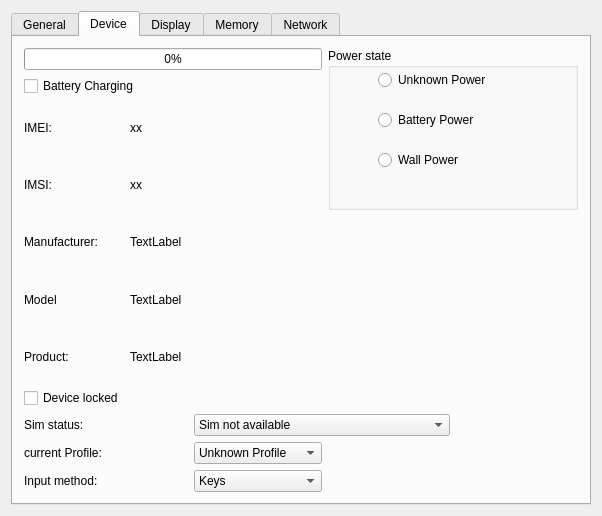
<?xml version="1.0" encoding="UTF-8"?>
<ui version="4.0">
 <class>Dialog</class>
 <widget class="QDialog" name="Dialog">
  <property name="geometry">
   <rect>
    <x>0</x>
    <y>0</y>
    <width>602</width>
    <height>516</height>
   </rect>
  </property>
  <property name="windowTitle">
   <string>Sysinfo</string>
  </property>
  <layout class="QGridLayout" name="gridLayout">
   <item row="0" column="0">
    <widget class="QTabWidget" name="tabWidget">
     <property name="currentIndex">
      <number>1</number>
     </property>
     <widget class="QWidget" name="generaltab">
      <attribute name="title">
       <string>General</string>
      </attribute>
      <layout class="QGridLayout" name="gridLayout_2">
       <item row="0" column="0" colspan="2">
        <widget class="QLabel" name="label">
         <property name="text">
          <string>Current Language:</string>
         </property>
        </widget>
       </item>
       <item row="0" column="2" colspan="2">
        <widget class="QLineEdit" name="curLanguageLineEdit"/>
       </item>
       <item row="1" column="0" colspan="2">
        <widget class="QLabel" name="label_2">
         <property name="text">
          <string>Available Languages:</string>
         </property>
        </widget>
       </item>
       <item row="1" column="2" colspan="2">
        <widget class="QComboBox" name="languagesComboBox"/>
       </item>
       <item row="2" column="0">
        <widget class="QLabel" name="label_3">
         <property name="text">
          <string>Version</string>
         </property>
        </widget>
       </item>
       <item row="2" column="1" colspan="2">
        <widget class="QComboBox" name="versionComboBox">
         <item>
          <property name="text">
           <string>Os</string>
          </property>
         </item>
         <item>
          <property name="text">
           <string>QtCore</string>
          </property>
         </item>
         <item>
          <property name="text">
           <string>WrtCore</string>
          </property>
         </item>
         <item>
          <property name="text">
           <string>Webkit</string>
          </property>
         </item>
         <item>
          <property name="text">
           <string>ServiceFramework</string>
          </property>
         </item>
         <item>
          <property name="text">
           <string>WrtExtensions</string>
          </property>
         </item>
         <item>
          <property name="text">
           <string>Service Provider</string>
          </property>
         </item>
         <item>
          <property name="text">
           <string>Netscape Plugin</string>
          </property>
         </item>
         <item>
          <property name="text">
           <string>Webapp</string>
          </property>
         </item>
         <item>
          <property name="text">
           <string>Firmware</string>
          </property>
         </item>
        </widget>
       </item>
       <item row="2" column="3" colspan="2">
        <widget class="QLineEdit" name="versionLineEdit"/>
       </item>
       <item row="3" column="0" colspan="2">
        <widget class="QLabel" name="label_4">
         <property name="text">
          <string>Feature supported</string>
         </property>
        </widget>
       </item>
       <item row="3" column="2" colspan="2">
        <widget class="QComboBox" name="featureComboBox">
         <item>
          <property name="text">
           <string>Bluetooth</string>
          </property>
         </item>
         <item>
          <property name="text">
           <string>Camera</string>
          </property>
         </item>
         <item>
          <property name="text">
           <string>FmRadio</string>
          </property>
         </item>
         <item>
          <property name="text">
           <string>Irda</string>
          </property>
         </item>
         <item>
          <property name="text">
           <string>Led</string>
          </property>
         </item>
         <item>
          <property name="text">
           <string>Memcard</string>
          </property>
         </item>
         <item>
          <property name="text">
           <string>Usb</string>
          </property>
         </item>
         <item>
          <property name="text">
           <string>Vibrate</string>
          </property>
         </item>
         <item>
          <property name="text">
           <string>WLan</string>
          </property>
         </item>
         <item>
          <property name="text">
           <string>Sim</string>
          </property>
         </item>
         <item>
          <property name="text">
           <string>Location</string>
          </property>
         </item>
         <item>
          <property name="text">
           <string>VideoOut</string>
          </property>
         </item>
         <item>
          <property name="text">
           <string>Haptics</string>
          </property>
         </item>
        </widget>
       </item>
       <item row="3" column="4">
        <widget class="QLineEdit" name="featuresLineEdit"/>
       </item>
      </layout>
     </widget>
     <widget class="QWidget" name="sysdevicetab">
      <attribute name="title">
       <string>Device</string>
      </attribute>
      <layout class="QGridLayout" name="gridLayout_6">
       <item row="0" column="0" colspan="3">
        <widget class="QProgressBar" name="batteryLevelBar">
         <property name="maximum">
          <number>100</number>
         </property>
         <property name="value">
          <number>0</number>
         </property>
        </widget>
       </item>
       <item row="0" column="3" rowspan="4" colspan="4">
        <widget class="QGroupBox" name="groupBox">
         <property name="title">
          <string>Power state</string>
         </property>
         <widget class="QRadioButton" name="radioButton_3">
          <property name="geometry">
           <rect>
            <x>50</x>
            <y>100</y>
            <width>101</width>
            <height>24</height>
           </rect>
          </property>
          <property name="text">
           <string>Wall Power</string>
          </property>
         </widget>
         <widget class="QRadioButton" name="radioButton">
          <property name="geometry">
           <rect>
            <x>50</x>
            <y>20</y>
            <width>151</width>
            <height>24</height>
           </rect>
          </property>
          <property name="text">
           <string>Unknown Power</string>
          </property>
         </widget>
         <widget class="QRadioButton" name="radioButton_2">
          <property name="geometry">
           <rect>
            <x>50</x>
            <y>60</y>
            <width>121</width>
            <height>24</height>
           </rect>
          </property>
          <property name="text">
           <string>Battery Power</string>
          </property>
         </widget>
        </widget>
       </item>
       <item row="1" column="0" colspan="4">
        <widget class="QCheckBox" name="batteryChargingCheckBox">
         <property name="text">
          <string>Battery Charging</string>
         </property>
        </widget>
       </item>
       <item row="2" column="0">
        <widget class="QLabel" name="label_18">
         <property name="text">
          <string>IMEI:</string>
         </property>
        </widget>
       </item>
       <item row="2" column="1" colspan="4">
        <widget class="QLabel" name="ImeiLabel">
         <property name="text">
          <string>xx</string>
         </property>
        </widget>
       </item>
       <item row="3" column="0">
        <widget class="QLabel" name="label_19">
         <property name="text">
          <string>IMSI:</string>
         </property>
        </widget>
       </item>
       <item row="3" column="1" colspan="3">
        <widget class="QLabel" name="imsiLabel">
         <property name="text">
          <string>xx</string>
         </property>
        </widget>
       </item>
       <item row="4" column="0">
        <widget class="QLabel" name="label_20">
         <property name="text">
          <string>Manufacturer:</string>
         </property>
        </widget>
       </item>
       <item row="5" column="0">
        <widget class="QLabel" name="label_21">
         <property name="text">
          <string>Model</string>
         </property>
        </widget>
       </item>
       <item row="5" column="1" colspan="3">
        <widget class="QLabel" name="modelLabel">
         <property name="text">
          <string>TextLabel</string>
         </property>
        </widget>
       </item>
       <item row="7" column="0">
        <widget class="QLabel" name="label_22">
         <property name="text">
          <string>Product:</string>
         </property>
        </widget>
       </item>
       <item row="7" column="1" colspan="3">
        <widget class="QLabel" name="productLabel">
         <property name="text">
          <string>TextLabel</string>
         </property>
        </widget>
       </item>
       <item row="9" column="0">
        <widget class="QLabel" name="label_23">
         <property name="text">
          <string>Sim status:</string>
         </property>
        </widget>
       </item>
       <item row="9" column="2" colspan="3">
        <widget class="QComboBox" name="simComboBox">
         <item>
          <property name="text">
           <string>Sim not available</string>
          </property>
         </item>
         <item>
          <property name="text">
           <string>Single available</string>
          </property>
         </item>
         <item>
          <property name="text">
           <string>Dual available</string>
          </property>
         </item>
         <item>
          <property name="text">
           <string>Locked</string>
          </property>
         </item>
        </widget>
       </item>
       <item row="10" column="0" colspan="2">
        <widget class="QLabel" name="label_24">
         <property name="text">
          <string>current Profile:</string>
         </property>
        </widget>
       </item>
       <item row="8" column="0">
        <widget class="QCheckBox" name="deviceLockCheckBox">
         <property name="text">
          <string>Device locked</string>
         </property>
        </widget>
       </item>
       <item row="10" column="2">
        <widget class="QComboBox" name="profileComboBox">
         <item>
          <property name="text">
           <string>Unknown Profile</string>
          </property>
         </item>
         <item>
          <property name="text">
           <string>Silent Profile</string>
          </property>
         </item>
         <item>
          <property name="text">
           <string>Normal Profile</string>
          </property>
         </item>
         <item>
          <property name="text">
           <string>Loud profile</string>
          </property>
         </item>
         <item>
          <property name="text">
           <string>Vib profile</string>
          </property>
         </item>
         <item>
          <property name="text">
           <string>Offline profile</string>
          </property>
         </item>
         <item>
          <property name="text">
           <string>Powersave profile</string>
          </property>
         </item>
         <item>
          <property name="text">
           <string>Custom profile</string>
          </property>
         </item>
        </widget>
       </item>
       <item row="11" column="2">
        <widget class="QComboBox" name="inputMethodComboBox">
         <item>
          <property name="text">
           <string>Keys</string>
          </property>
         </item>
         <item>
          <property name="text">
           <string>Keypad</string>
          </property>
         </item>
         <item>
          <property name="text">
           <string>Keyboard</string>
          </property>
         </item>
         <item>
          <property name="text">
           <string>Single Touch</string>
          </property>
         </item>
         <item>
          <property name="text">
           <string>Multi Touch</string>
          </property>
         </item>
         <item>
          <property name="text">
           <string>Mouse</string>
          </property>
         </item>
        </widget>
       </item>
       <item row="11" column="0">
        <widget class="QLabel" name="label_25">
         <property name="text">
          <string>Input method:</string>
         </property>
        </widget>
       </item>
       <item row="4" column="1">
        <widget class="QLabel" name="manufacturerLabel">
         <property name="text">
          <string>TextLabel</string>
         </property>
        </widget>
       </item>
      </layout>
     </widget>
     <widget class="QWidget" name="sysdisplaytab">
      <attribute name="title">
       <string>Display</string>
      </attribute>
      <layout class="QGridLayout" name="gridLayout_4">
       <item row="0" column="0">
        <widget class="QLabel" name="label_14">
         <property name="text">
          <string>brightness</string>
         </property>
        </widget>
       </item>
       <item row="0" column="1">
        <widget class="QLineEdit" name="brightnessLineEdit"/>
       </item>
       <item row="1" column="0">
        <widget class="QLabel" name="label_15">
         <property name="text">
          <string>color depth</string>
         </property>
        </widget>
       </item>
       <item row="1" column="1">
        <widget class="QLineEdit" name="colorDepthLineEdit"/>
       </item>
       <item row="2" column="0" colspan="2">
        <widget class="QCheckBox" name="screenLockCheckBox">
         <property name="text">
          <string>screen lock on?</string>
         </property>
        </widget>
       </item>
      </layout>
     </widget>
     <widget class="QWidget" name="sysmemorytab">
      <attribute name="title">
       <string>Memory</string>
      </attribute>
      <layout class="QGridLayout" name="gridLayout_5">
       <item row="0" column="0">
        <widget class="QLabel" name="label_16">
         <property name="text">
          <string>TextLabel</string>
         </property>
        </widget>
       </item>
       <item row="0" column="2">
        <widget class="QComboBox" name="diskComboBox">
         <item>
          <property name="text">
           <string>Total Disk Space</string>
          </property>
         </item>
         <item>
          <property name="text">
           <string>Available Disk Space</string>
          </property>
         </item>
         <item>
          <property name="text">
           <string>Type of Volume</string>
          </property>
         </item>
        </widget>
       </item>
       <item row="1" column="0" colspan="2">
        <widget class="QLabel" name="label_17">
         <property name="text">
          <string>list of volumes</string>
         </property>
        </widget>
       </item>
       <item row="1" column="2">
        <widget class="QComboBox" name="volumesComboBox"/>
       </item>
       <item row="2" column="1" colspan="2">
        <widget class="QLineEdit" name="diskSpaceLineEdit"/>
       </item>
      </layout>
     </widget>
     <widget class="QWidget" name="sysnetworktab">
      <attribute name="title">
       <string>Network</string>
      </attribute>
      <layout class="QGridLayout" name="gridLayout_3">
       <item row="0" column="0" colspan="2">
        <widget class="QLabel" name="label_5">
         <property name="text">
          <string>Cell Network Status</string>
         </property>
        </widget>
       </item>
       <item row="0" column="4" colspan="2">
        <widget class="QComboBox" name="comboBox_4">
         <item>
          <property name="text">
           <string>Undefined</string>
          </property>
         </item>
         <item>
          <property name="text">
           <string>No Network</string>
          </property>
         </item>
         <item>
          <property name="text">
           <string>Emergency Only</string>
          </property>
         </item>
         <item>
          <property name="text">
           <string>Searching</string>
          </property>
         </item>
         <item>
          <property name="text">
           <string>Busy</string>
          </property>
         </item>
         <item>
          <property name="text">
           <string>Home network</string>
          </property>
         </item>
         <item>
          <property name="text">
           <string>Denied</string>
          </property>
         </item>
         <item>
          <property name="text">
           <string>Roaming</string>
          </property>
         </item>
        </widget>
       </item>
       <item row="1" column="0" colspan="3">
        <widget class="QLabel" name="label_6">
         <property name="text">
          <string>Network Signal Strength</string>
         </property>
        </widget>
       </item>
       <item row="1" column="4" colspan="2">
        <widget class="QComboBox" name="comboBox_5">
         <item>
          <property name="text">
           <string>Unknown</string>
          </property>
         </item>
         <item>
          <property name="text">
           <string>Gsm</string>
          </property>
         </item>
         <item>
          <property name="text">
           <string>Cdma</string>
          </property>
         </item>
         <item>
          <property name="text">
           <string>Wcdma</string>
          </property>
         </item>
         <item>
          <property name="text">
           <string>Wlan</string>
          </property>
         </item>
         <item>
          <property name="text">
           <string>Ethernet</string>
          </property>
         </item>
        </widget>
       </item>
       <item row="1" column="6" colspan="2">
        <widget class="QLineEdit" name="signalLineEdit"/>
       </item>
       <item row="2" column="0">
        <widget class="QLabel" name="label_7">
         <property name="text">
          <string>Cell Id:</string>
         </property>
        </widget>
       </item>
       <item row="2" column="1" colspan="4">
        <widget class="QLineEdit" name="cellIdLineEdit"/>
       </item>
       <item row="3" column="0" colspan="2">
        <widget class="QLabel" name="label_8">
         <property name="text">
          <string>Location Area Code</string>
         </property>
        </widget>
       </item>
       <item row="3" column="3" colspan="2">
        <widget class="QLineEdit" name="lacLineEdit"/>
       </item>
       <item row="4" column="0" colspan="2">
        <widget class="QLabel" name="label_9">
         <property name="text">
          <string>current MMC</string>
         </property>
        </widget>
       </item>
       <item row="4" column="2" colspan="3">
        <widget class="QLineEdit" name="curMmcLineEdit"/>
       </item>
       <item row="4" column="5" colspan="2">
        <widget class="QLabel" name="label_11">
         <property name="text">
          <string>home MMC</string>
         </property>
        </widget>
       </item>
       <item row="4" column="7">
        <widget class="QLineEdit" name="homeMmcLineEdit"/>
       </item>
       <item row="5" column="0" colspan="2">
        <widget class="QLabel" name="label_10">
         <property name="text">
          <string>current MNC</string>
         </property>
        </widget>
       </item>
       <item row="5" column="2" colspan="3">
        <widget class="QLineEdit" name="curMncLineEdit"/>
       </item>
       <item row="5" column="5" colspan="2">
        <widget class="QLabel" name="label_12">
         <property name="text">
          <string>home MNC</string>
         </property>
        </widget>
       </item>
       <item row="5" column="7">
        <widget class="QLineEdit" name="homeMncLineEdit"/>
       </item>
       <item row="6" column="0" colspan="4">
        <widget class="QCheckBox" name="checkBox">
         <property name="text">
          <string>Wlan Accessable</string>
         </property>
        </widget>
       </item>
       <item row="7" column="0" colspan="2">
        <widget class="QLabel" name="label_13">
         <property name="text">
          <string>operator Name</string>
         </property>
        </widget>
       </item>
       <item row="7" column="3" colspan="2">
        <widget class="QLineEdit" name="operatorNameLineEdit"/>
       </item>
      </layout>
     </widget>
    </widget>
   </item>
  </layout>
 </widget>
 <layoutdefault spacing="6" margin="11"/>
 <resources/>
 <connections/>
</ui>
